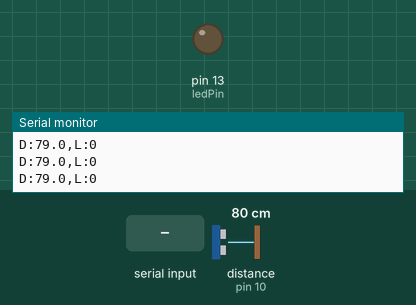
Simulated run of this sketch. Board: Arduino Uno, built with avr-gcc and run on an emulated ATmega328P. On the bench: output pins drawn as LEDs (lit = HIGH), the last lines printed to the serial monitor. Wiring (inferred from the names in the program): ultrasonic range finder: trigger pin 9; echo pin 10. Inputs (shaded band) come from the test bench; at power-on: distance to the obstacle (sensor on pin 10) 80 cm. The echo pulse lasts 58.3 µs per cm; pins used as bus, display or sensor lines are not drawn.

Above: at 1.2 s.
1.3 s: "H" received over Serial
At 2.4 s:
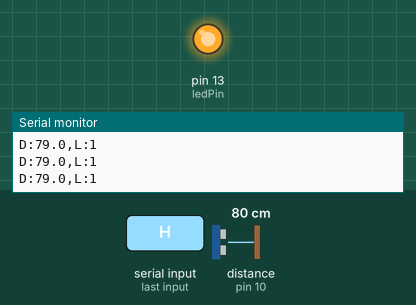
5.9 s: "L" received over Serial
At 6.7 s:
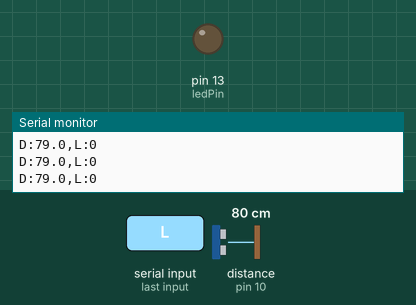
Timing chart, 0 to 8.9 s (numbered marks = the images above; inputs shaded):
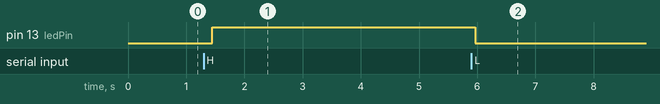

Measured:
- after the input at 1.3 s, pin 13 (ledPin): LOW → HIGH after 0.14 s
- after the input at 5.9 s, pin 13 (ledPin): HIGH → LOW after 0.07 s

The sketch:

ultrasonic_dashboard.ino
```cpp
const int trigPin = 9;
const int echoPin = 10;
const int ledPin = 13;  // Use built-in LED or external one

float distance = 0;
bool ledState = false;

void setup() {
  Serial.begin(9600);
  pinMode(trigPin, OUTPUT);
  pinMode(echoPin, INPUT);
  pinMode(ledPin, OUTPUT);
  digitalWrite(ledPin, LOW);
}

void loop() {
  distance = readDistance();
  sendDistanceAndLED();

  checkSerialCommand();

  delay(200);  // Limit update rate
}

float readDistance() {
  digitalWrite(trigPin, LOW);
  delayMicroseconds(2);
  digitalWrite(trigPin, HIGH);
  delayMicroseconds(10);
  digitalWrite(trigPin, LOW);

  long duration = pulseIn(echoPin, HIGH);
  float dist = duration * 0.034 / 2.0;
  return dist;
}

void sendDistanceAndLED() {
  Serial.print("D:");
  Serial.print(distance, 1);  // 1 decimal place
  Serial.print(",L:");
  Serial.println(ledState ? 1 : 0);
}

void checkSerialCommand() {
  if (Serial.available()) {
    char c = Serial.read();
    if (c == 'H') {
      ledState = true;
      digitalWrite(ledPin, HIGH);
    } else if (c == 'L') {
      ledState = false;
      digitalWrite(ledPin, LOW);
    }
  }
}
```
